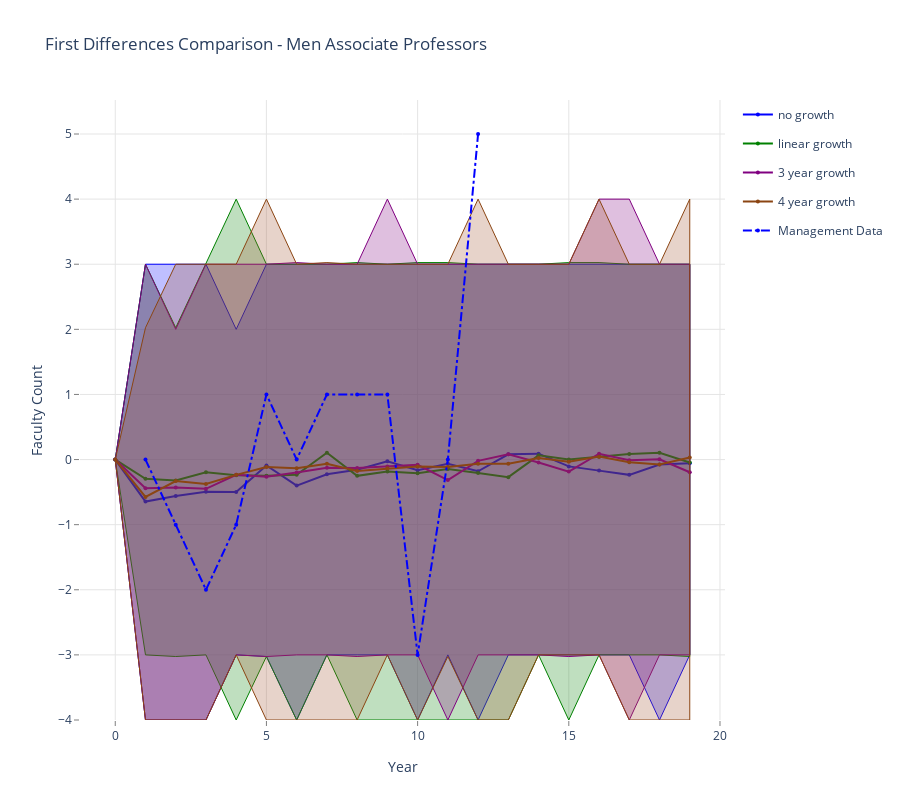

The notebook cell this image was saved under:
### Markdown cell above
### Men Associate Professors

### Code cell
data = []
linecolors = ['rgb(0,0,255)', 'rgb(0,128,0)', 'rgb(128,0,128)', 'rgb(139,69,19)']
fillcolors = ['rgba(0,0,255,0.25)', 'rgba(0,128,0,0.25)', 'rgba(128,0,128,0.25)', 'rgba(160,82,45,0.25)']
legend_labels = ['no growth', 'linear growth', '3 year growth', '4 year growth']

for k,v in enumerate(mlist):
    data.append(go.Scatter(
        x=np.append(v['yr'], v['yr'].values[::-1]),
        y=np.append(v['m2_1d_975'], v['m2_1d_025'].values[::-1]),
        fill='tozerox',
        fillcolor=fillcolors[k],
        line=dict(color=linecolors[k],
                 width=1),
        legendgroup=legend_labels[k],
        showlegend=False,
        mode='lines',
        name=legend_labels[k],
    ))

    data.append(go.Scatter(
        x=v['yr'],
        y=v['m2_1d_avg'],
        line=dict(color=linecolors[k],
                 width=2),
        legendgroup=legend_labels[k],
        showlegend=True,
        marker=dict(
            size=4),
        mode='lines+markers',
        name=legend_labels[k],
    ))


data.append(go.Scatter(
    x=v['yr'], 
    y=v['act_m2_1d'],
    line=dict(color='blue',
             dash='dashdot'),
    name='Management Data',
    mode='lines+markers',
    marker=dict(
        size=4),

))

    
layout = go.Layout(
    title='First Differences Comparison - Men Associate Professors',
    height=800,
    width=900,
    paper_bgcolor='rgb(255,255,255)',
    plot_bgcolor='rgb(255,255,255)',
    xaxis=dict(
        visible=True,
        title='Year',
        gridcolor='rgb(229,229,229)',
        showgrid=True,
        showline=True,
        showticklabels=True,
        tickcolor='rgb(127,127,127)',
        ticks='outside',
        zeroline=False
    ),
    yaxis=dict(
        title='Faculty Count',
        gridcolor='rgb(229,229,229)',
        showgrid=True,
        showline=True,
        showticklabels=True,
        tickcolor='rgb(127,127,127)',
        ticks='outside',
        zeroline=False
    ),
)
fig = go.Figure(data=data, layout=layout)
plotly.offline.iplot(fig, filename= 'shaded_lines')

# export image for ingestion to pdf file.
# if not os.path.exists('images'):
#     os.mkdir('images')
# pio.write_image(fig, 'images/change_in_percentage_faculty_women.png')

### Figure 1 — Plotly figure (JSON) as saved in the notebook; plotly's stock layout.template omitted (floating-point values rounded to 4 significant figures)
{"data": [{"fill": "tozerox", "fillcolor": "rgba(0,0,255,0.25)", "legendgroup": "no growth", "line": {"color": "rgb(0,0,255)", "width": 1}, "mode": "lines", "name": "no growth", "showlegend": false, "type": "scatter", "x": [0, 1, 2, 3, 4, 5, 6, 7, 8, 9, 10, 11, 12, 13, 14, 15, 16, 17, 18, 19, 19, 18, 17, 16, 15, 14, 13, 12, 11, 10, 9, 8, 7, 6, 5, 4, 3, 2, 1, 0], "y": [0, 3, 3, 3, 2, 3, 3, 3, 3, 3, 3, 3, 3, 3, 3, 3, 3, 3, 3, 3, -3, -4, -3, -3, -3, -3, -3, -4, -3, -4, -3, -3, -3, -4, -3.025, -3, -4, -4, -4, 0]}, {"legendgroup": "no growth", "line": {"color": "rgb(0,0,255)", "width": 2}, "marker": {"size": 4}, "mode": "lines+markers", "name": "no growth", "showlegend": true, "type": "scatter", "x": [0, 1, 2, 3, 4, 5, 6, 7, 8, 9, 10, 11, 12, 13, 14, 15, 16, 17, 18, 19], "y": [0, -0.645, -0.56, -0.495, -0.5, -0.09, -0.4, -0.225, -0.155, -0.025, -0.165, -0.065, -0.18, 0.08, 0.09, -0.105, -0.17, -0.235, -0.075, -0.055]}, {"fill": "tozerox", "fillcolor": "rgba(0,128,0,0.25)", "legendgroup": "linear growth", "line": {"color": "rgb(0,128,0)", "width": 1}, "mode": "lines", "name": "linear growth", "showlegend": false, "type": "scatter", "x": [0, 1, 2, 3, 4, 5, 6, 7, 8, 9, 10, 11, 12, 13, 14, 15, 16, 17, 18, 19, 19, 18, 17, 16, 15, 14, 13, 12, 11, 10, 9, 8, 7, 6, 5, 4, 3, 2, 1, 0], "y": [0, 3, 2.025, 3, 4, 3, 3, 3, 3.025, 3, 3.025, 3.025, 3, 3, 3, 3.025, 3.025, 3, 3, 3, -3.025, -3, -3, -3, -4, -3, -4, -4, -4, -4, -4, -4, -3, -4, -3.025, -4, -3, -3.025, -3, 0]}, {"legendgroup": "linear growth", "line": {"color": "rgb(0,128,0)", "width": 2}, "marker": {"size": 4}, "mode": "lines+markers", "name": "linear growth", "showlegend": true, "type": "scatter", "x": [0, 1, 2, 3, 4, 5, 6, 7, 8, 9, 10, 11, 12, 13, 14, 15, 16, 17, 18, 19], "y": [0, -0.295, -0.32, -0.195, -0.24, -0.25, -0.235, 0.105, -0.25, -0.185, -0.21, -0.145, -0.205, -0.27, 0.065, 0, 0.045, 0.085, 0.105, -0.045]}, {"fill": "tozerox", "fillcolor": "rgba(128,0,128,0.25)", "legendgroup": "3 year growth", "line": {"color": "rgb(128,0,128)", "width": 1}, "mode": "lines", "name": "3 year growth", "showlegend": false, "type": "scatter", "x": [0, 1, 2, 3, 4, 5, 6, 7, 8, 9, 10, 11, 12, 13, 14, 15, 16, 17, 18, 19, 19, 18, 17, 16, 15, 14, 13, 12, 11, 10, 9, 8, 7, 6, 5, 4, 3, 2, 1, 0], "y": [0, 3, 2, 3, 3, 3, 3.025, 3, 3, 4, 3, 3, 3, 3, 3, 3, 4, 4, 3, 3, -3, -3, -4, -3, -3.025, -3, -3, -3, -4, -3, -3, -3.025, -3, -3, -3.025, -3, -4, -4, -4, 0]}, {"legendgroup": "3 year growth", "line": {"color": "rgb(128,0,128)", "width": 2}, "marker": {"size": 4}, "mode": "lines+markers", "name": "3 year growth", "showlegend": true, "type": "scatter", "x": [0, 1, 2, 3, 4, 5, 6, 7, 8, 9, 10, 11, 12, 13, 14, 15, 16, 17, 18, 19], "y": [0, -0.44, -0.43, -0.45, -0.235, -0.265, -0.2, -0.125, -0.13, -0.105, -0.08, -0.315, -0.02, 0.08, -0.045, -0.185, 0.09, -0.01, 0.005, -0.195]}, {"fill": "tozerox", "fillcolor": "rgba(160,82,45,0.25)", "legendgroup": "4 year growth", "line": {"color": "rgb(139,69,19)", "width": 1}, "mode": "lines", "name": "4 year growth", "showlegend": false, "type": "scatter", "x": [0, 1, 2, 3, 4, 5, 6, 7, 8, 9, 10, 11, 12, 13, 14, 15, 16, 17, 18, 19, 19, 18, 17, 16, 15, 14, 13, 12, 11, 10, 9, 8, 7, 6, 5, 4, 3, 2, 1, 0], "y": [0, 2.025, 3, 3, 3, 4, 3, 3.025, 3, 3, 3, 3, 4, 3, 3, 3, 4, 3, 3, 4, -4, -4, -4, -3, -3, -3, -4, -4, -3.025, -4, -3, -4, -4, -4, -4, -3, -4, -4, -4, 0]}, {"legendgroup": "4 year growth", "line": {"color": "rgb(139,69,19)", "width": 2}, "marker": {"size": 4}, "mode": "lines+markers", "name": "4 year growth", "showlegend": true, "type": "scatter", "x": [0, 1, 2, 3, 4, 5, 6, 7, 8, 9, 10, 11, 12, 13, 14, 15, 16, 17, 18, 19], "y": [0, -0.575, -0.33, -0.375, -0.235, -0.115, -0.135, -0.065, -0.175, -0.135, -0.105, -0.115, -0.065, -0.065, 0.025, -0.035, 0.045, -0.04, -0.075, 0.03]}, {"line": {"color": "blue", "dash": "dashdot"}, "marker": {"size": 4}, "mode": "lines+markers", "name": "Management Data", "type": "scatter", "x": [0, 1, 2, 3, 4, 5, 6, 7, 8, 9, 10, 11, 12, 13, 14, 15, 16, 17, 18, 19], "y": [null, 0, -1, -2, -1, 1, 0, 1, 1, 1, -3, 0, 5, null, null, null, null, null, null, null]}], "layout": {"height": 800, "paper_bgcolor": "rgb(255,255,255)", "plot_bgcolor": "rgb(255,255,255)", "title": {"text": "First Differences Comparison - Men Associate Professors"}, "width": 900, "xaxis": {"gridcolor": "rgb(229,229,229)", "showgrid": true, "showline": true, "showticklabels": true, "tickcolor": "rgb(127,127,127)", "ticks": "outside", "title": {"text": "Year"}, "visible": true, "zeroline": false}, "yaxis": {"gridcolor": "rgb(229,229,229)", "showgrid": true, "showline": true, "showticklabels": true, "tickcolor": "rgb(127,127,127)", "ticks": "outside", "title": {"text": "Faculty Count"}, "zeroline": false}}}
